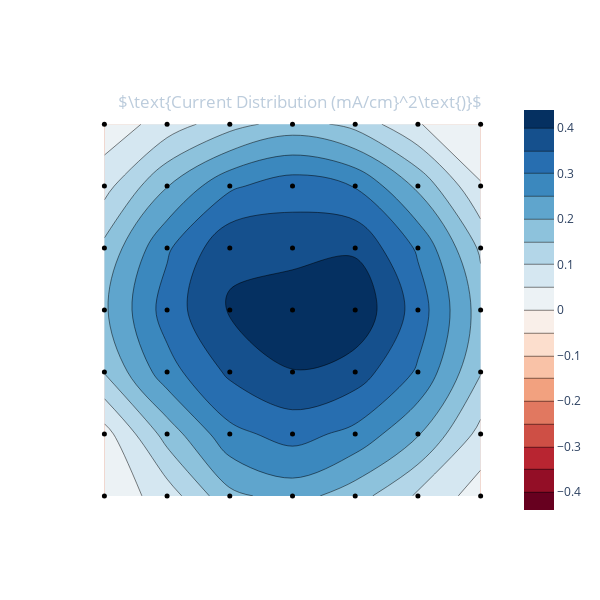

The cell this chart's notebook holds for it:
### Code cell
currents = data.readCurrents(centre5x5=False)
# apl.plotI(currents)
data.append(
    pressure = 2.4e-4,
    Vbias = 125,
    Ibias = 0.983,
    Varc = 73.6,
    Iarc = 5.03,
    Ibase = 29.5,
    currents = currents,
    note = ''
)
data.plotI()

### Figure 1 — Plotly figure (JSON) as saved in the notebook; plotly's stock layout.template omitted (floating-point values rounded to 4 significant figures)
{"data": [{"colorscale": [[0, "rgb(103,0,31)"], [0.1, "rgb(178,24,43)"], [0.2, "rgb(214,96,77)"], [0.3, "rgb(244,165,130)"], [0.4, "rgb(253,219,199)"], [0.5, "rgb(247,247,247)"], [0.6, "rgb(209,229,240)"], [0.7, "rgb(146,197,222)"], [0.8, "rgb(67,147,195)"], [0.9, "rgb(33,102,172)"], [1, "rgb(5,48,97)"]], "ncontours": 21, "type": "contour", "z": [[0.01491, 0.07352, 0.1871, 0.2222, 0.1721, 0.09322, 0.02612], [0.02969, 0.1713, 0.2858, 0.3191, 0.2853, 0.2047, 0.08366], [0.1533, 0.2798, 0.3599, 0.3982, 0.3764, 0.2934, 0.1534], [0.1923, 0.3235, 0.4049, 0.4374, 0.4391, 0.3266, 0.1773], [0.1634, 0.2923, 0.3899, 0.3797, 0.3928, 0.2926, 0.1409], [0.08187, 0.1981, 0.2908, 0.3283, 0.2977, 0.1896, 0.05367], [0.01813, 0.07263, 0.131, 0.1721, 0.1346, 0.05299, 0.008902]], "zmax": 0.4391, "zmid": 0, "zmin": -0.4391}, {"marker": {"color": "rgb(0, 0, 0)", "size": 5}, "mode": "markers", "type": "scatter", "x": [0, 1, 2, 3, 4, 5, 6, 0, 1, 2, 3, 4, 5, 6, 0, 1, 2, 3, 4, 5, 6, 0, 1, 2, 3, 4, 5, 6, 0, 1, 2, 3, 4, 5, 6, 0, 1, 2, 3, 4, 5, 6, 0, 1, 2, 3, 4, 5, 6], "y": [0, 0, 0, 0, 0, 0, 0, 1, 1, 1, 1, 1, 1, 1, 2, 2, 2, 2, 2, 2, 2, 3, 3, 3, 3, 3, 3, 3, 4, 4, 4, 4, 4, 4, 4, 5, 5, 5, 5, 5, 5, 5, 6, 6, 6, 6, 6, 6, 6]}], "layout": {"height": 600, "paper_bgcolor": "rgba(0,0,0,0)", "plot_bgcolor": "rgba(0,0,0,0)", "title": {"font": {"color": "#BCCCDC"}, "text": "$\\text{Current Distribution (mA/cm}^2\\text{)}$", "x": 0.5, "xanchor": "center", "y": 0.84, "yanchor": "top"}, "width": 600, "xaxis": {"showgrid": false, "showticklabels": false, "tickmode": "linear"}, "yaxis": {"showgrid": false, "showticklabels": false}}}
